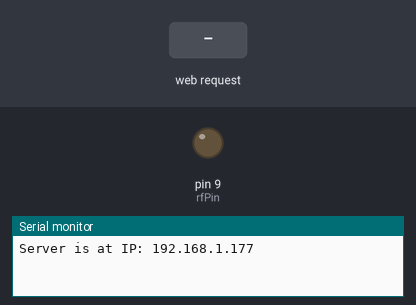
A sketch run on a simulated Arduino Uno, built for the host (arithmetic inside an expression is 32-bit, double 64-bit). Shown: output pins drawn as LEDs (lit = HIGH), the last lines printed to the serial monitor. Inputs (shaded band) come from the test bench. WiFi joins after 1.5 s; servers stay silent unless stated.

Above: at 1.2 s.
1.3 s: HTTP request GET /?1 received
At 1.56 s:
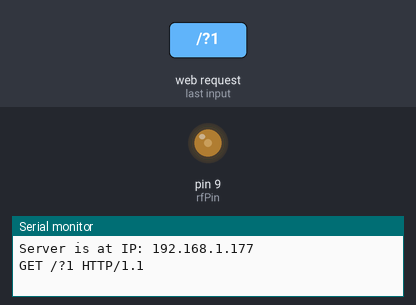
3.1 s: HTTP request GET /?3 received
At 4.0 s:
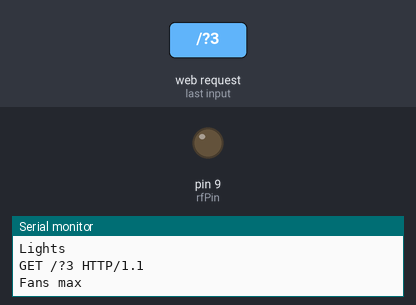
4.9 s: HTTP request GET /?2 received
At 5.16 s:
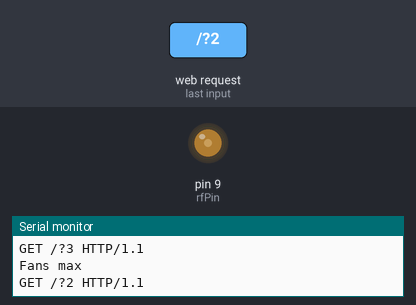
Timing chart, 0 to 7.9 s (numbered marks = the images above; inputs shaded):
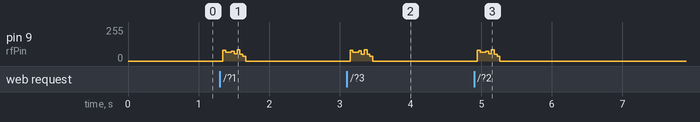

The sketch:

RF.ino
```cpp
//Libraries
#include <SPI.h>
#include <Ethernet.h>

//RF data
#define BITS 38
int rfPin = 9;
int repeat = 12;
float period = 350;
float pausePeriod = 12000;
int lightCode [BITS]  = {1, 0, 1, 1, 0, 1, 1, 0, 1, 1, 0, 1, 1, 0, 1, 1, 0, 0, 1, 0, 0, 1, 0, 0, 1, 0, 0, 1, 0, 0, 1, 0, 0, 1, 0, 1, 1, 0};
int fanMinCode [BITS] = {1, 0, 1, 1, 0, 1, 1, 0, 1, 1, 0, 1, 1, 0, 1, 1, 0, 0, 1, 0, 0, 1, 0, 0, 1, 0, 1, 1, 0, 0, 1, 0, 0, 1, 0, 0, 1, 0};
int fanMaxCode [BITS] = {1, 0, 1, 1, 0, 1, 1, 0, 1, 1, 0, 1, 1, 0, 1, 1, 0, 0, 1, 0, 1, 1, 0, 0, 1, 0, 0, 1, 0, 0, 1, 0, 0, 1, 0, 0, 1, 0};
int fanOffCode [BITS] = {1, 0, 1, 1, 0, 1, 1, 0, 1, 1, 0, 1, 1, 0, 1, 1, 0, 0, 1, 0, 0, 1, 0, 0, 1, 0, 0, 1, 0, 0, 1, 0, 1, 1, 0, 0, 1, 0};

//WebServer data
byte mac[] = {0x90, 0xA2, 0xDA, 0x0D, 0x9C, 0x79};
IPAddress ip(192, 168, 1, 177);
EthernetServer server(80);
boolean reading = false;
String readString = "";

void setup() {
  pinMode(rfPin, OUTPUT);
  Serial.begin(9600);
  Ethernet.begin(mac, ip);
  server.begin();
  Serial.print("Server is at IP: ");
  Serial.println(Ethernet.localIP());
}

void loop() {
  EthernetClient client = server.available();
  if (client) {
    while (client.connected()) {
      if (client.available()) {
        char c = client.read();

        if (readString.length() < 100) {
          readString += c;
        }

        if (c == '\n') {
          Serial.println(readString); //print to serial monitor for debuging

          if (readString.indexOf('?') >= 0) { //don't send new page
            client.println("HTTP/1.1 204 Awesome Fan Controller\r\n\r\n");
          }
          else {
            client.println("HTTP/1.1 200 OK"); //send new page
            client.println("Content-Type: text/html");
            client.println();

            client.println("<HTML>");
            client.println("<HEAD>");
            client.println("<TITLE>Awesome Fan Controller</TITLE>");
            client.println("</HEAD>");
            client.println("<BODY style='font-family:verdana;'>");

            client.print("<center><h3>Awesome Fan Controller</h3>");
            client.print("<p><a href='/?1'>Lights</a><p>");
            client.print("<p><a href='/?2'>Fans Min</a><p>");
            client.print("<p><a href='/?3'>Fans Max</a><p>");
            client.print("<p><a href='/?4'>Fans Off</a><p>");
            client.print("</center>");

            client.println("</BODY>");
            client.println("</HTML>");
          }

          delay(1);
          client.stop();

          if (readString.indexOf("/?1") > 0) //checks for lights
          {
            sendRF(lightCode);
            Serial.println("Lights");
          }
          if (readString.indexOf("/?2") > 0) //checks for min
          {
            sendRF(fanMinCode);
            Serial.println("Fans min");
          }
          if (readString.indexOf("/?3") > 0) //checks for max
          {
            sendRF(fanMaxCode);
            Serial.println("Fans max");
          }
          if (readString.indexOf("/?4") > 0) //checks for off
          {
            sendRF(fanOffCode);
            Serial.println("Fans off");
          }

          readString = "";

        }
      }
    }
  }
}

void sendRF(int code []) {
  for (int i = 0; i < repeat; i++) {
    for (int j = 0; j < BITS; j++) {
      if (code[j] == 0) {
        digitalWrite(rfPin, LOW);
      }
      else {
        digitalWrite(rfPin, HIGH);
      }
      delayMicroseconds(period);
    }
    delayMicroseconds(pausePeriod);
  }
}
```

Measured:
- after the input at 1.3 s, pin 9 (rfPin): 0/255 → 66/255 at once, → 0/255 0.12 s later
- after the input at 3.1 s, pin 9 (rfPin): 0/255 → 66/255 at once, → 0/255 0.12 s later
- after the input at 4.9 s, pin 9 (rfPin): 0/255 → 66/255 at once, → 0/255 0.12 s later
